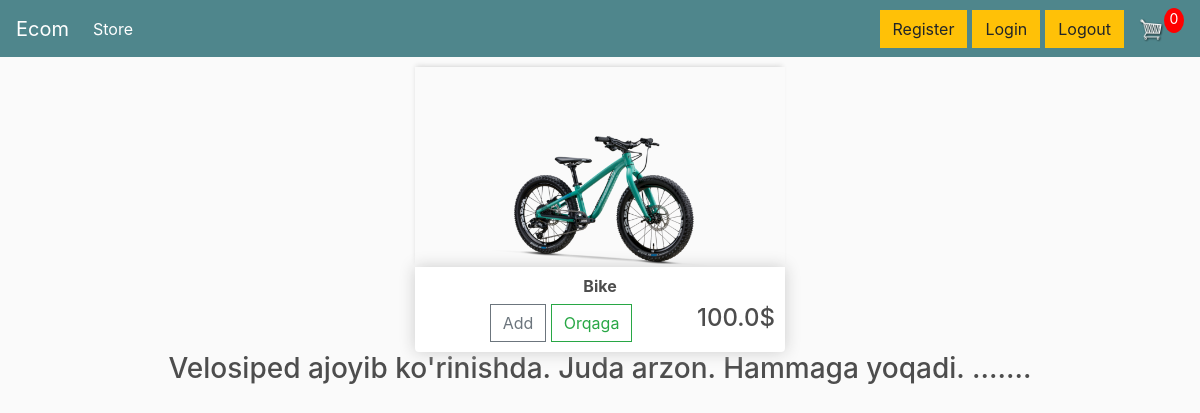
Screenshot of /product-detail/1 with the database file from the repository.
### store/models.py (models this page shows, shortened)
class Product(models.Model):
			name = models.CharField(max_length=200)
			price = models.FloatField()
			digital = models.BooleanField(default=False,null=True, blank=True)
			image = models.ImageField(null=True, blank=True,upload_to='products')
			description=models.TextField(null=True,blank=True)

### store/views.py (the view)
# urls.py: path('product-detail/<int:id>',views.product_detail,name='product-detail')
def product_detail(request,id):
    if request.user.is_authenticated:
            customer=request.user.customer
            order,created=Order.objects.get_or_create(customer=customer,complete=False)
            items=order.orderitem_set.all()
            cartItems=order.get_total_items
    else:
        items=[]
        order={'get_total_items':0}
        cartItems=order['get_total_items']
    product=Product.objects.get(id=id)
    context={'product':product,'cartItems':cartItems}
    return render(request,'store/product-detail.html',context)

### templates/store/product-detail.html (shortened to what this page needs)
{% extends 'store/main.html' %}
    {% block content %}
       {% load static %}
    <center>
        <div class="col-lg-4">
            <img src="{{product.image.url}}" alt="" class="thumbnail">
            <div class="box-element product">
         <h6><strong>{{product.name}}</strong></h6>
         <button data-product={{product.id}} data-action="add" class="btn btn-outline-secondary add-btn update-cart">Add</button>
         <a href="{% url 'store' %}" class="btn btn-outline-success">Orqaga</a>
         <h4 style="display: inline-block;float:right">{{product.price}}$</h4>
            </div>
        </div>
        <h3>{{product.description}}</h3>
    </center>
    {% endblock content %}

### static/css/style.css (style rules this page uses)
body { background-color: hsl(0, 0%, 98%); }
h1,h2,h3,h4,h5,h6 { color:hsl(0, 0%, 30%); }
.box-element { box-shadow:hsl(0, 0%, 80%) 0 0 16px; background-color: #fff; border-radius: 4px; padding: 10px; }
.thumbnail { width: 100%; height: 200px; -webkit-box-shadow: -1px -3px 5px -2px rgba(214,214,214,1); -moz-box-shadow: -1px -3px 5px -2px rgba(214,214,214,1); box-shadow: -1px -3px 5px -2px rgba(214,214,214,1); }
.product { border-radius: 0 0 4px 4px; }
.col-lg-4, .col-lg-6, .col-lg-8, .col-lg-12 { margin-top: 10px; }
.btn { border-radius: 0; }

### rows the page displays
Product: image (picture), name "Bike", price "100.0", description "Velosiped ajoyib ko'rinishda. Juda arzon. Hammaga yoqadi. ......."

### other values shown
{{ cartItems }} "0"
